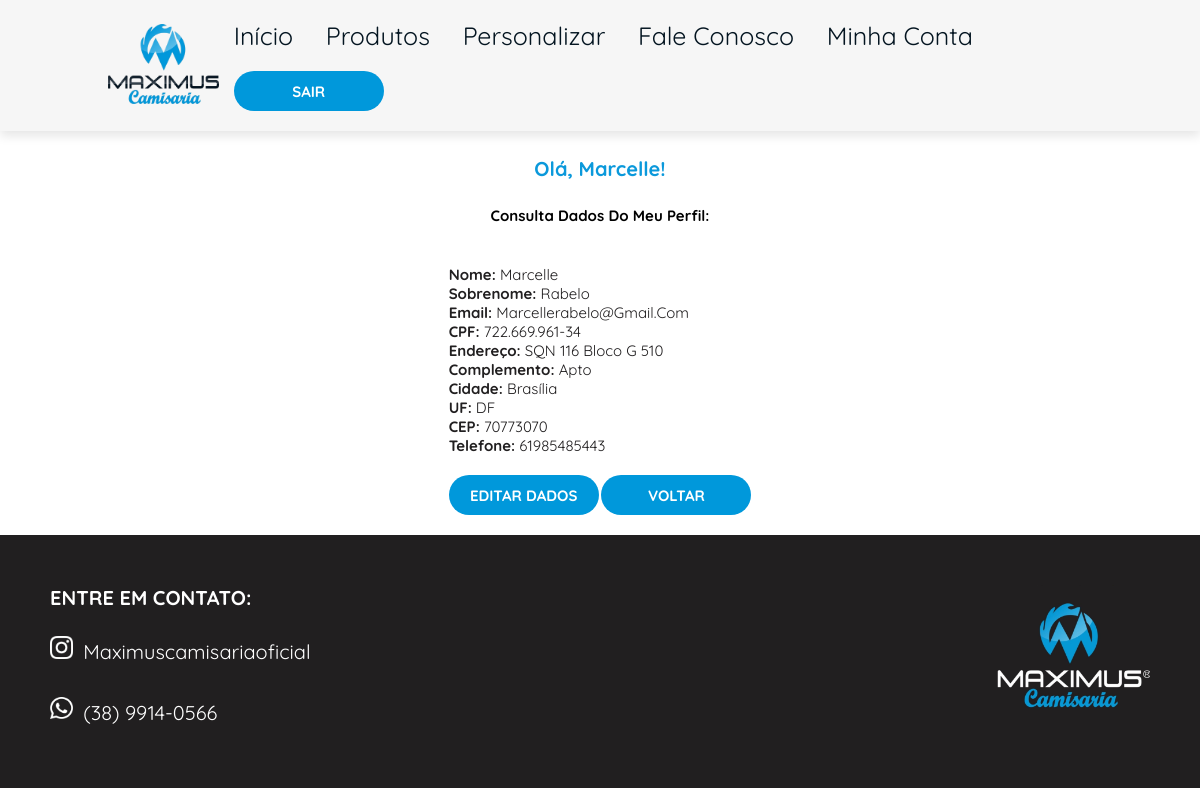
Before: /visualizarDados (signed in) with the older database file.
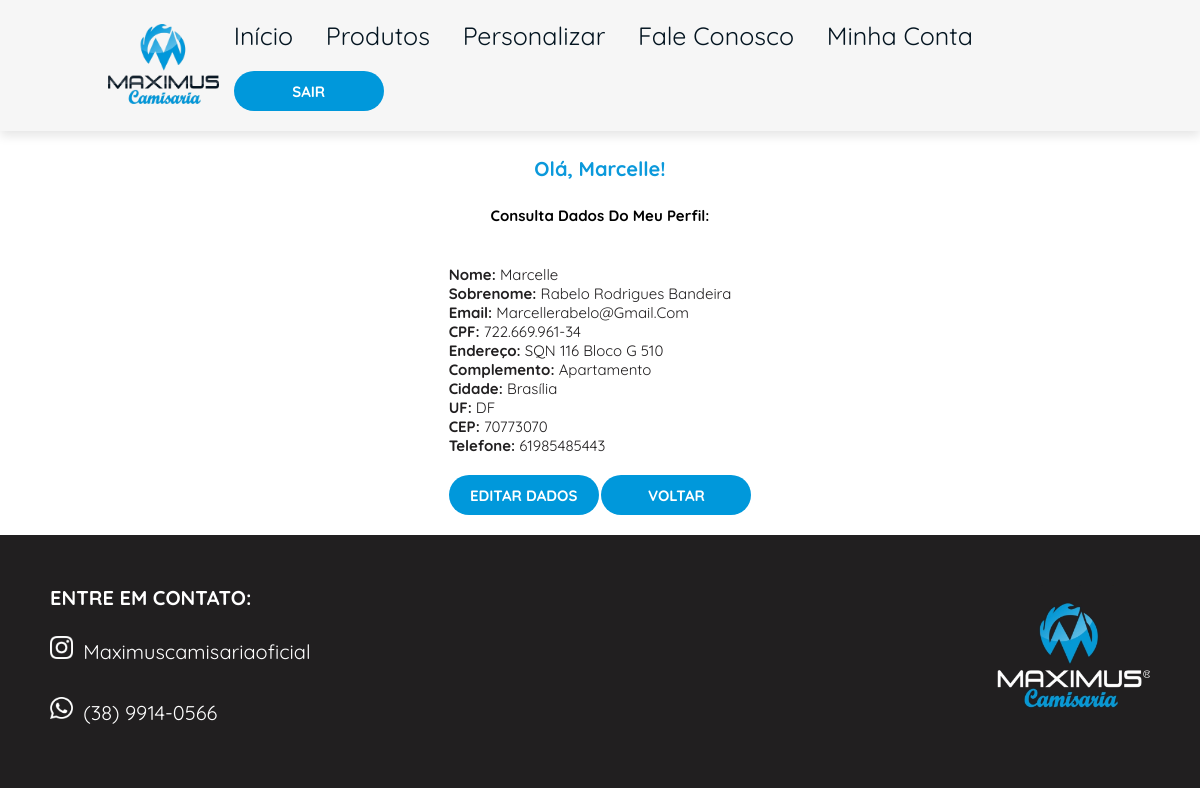
After: the same page with the newer database file.
### loja/models.py (models this page shows)
class Usuario(database.Model, UserMixin):
    id = database.Column(database.Integer, primary_key=True)
    username = database.Column(database.String, nullable=False)
    userlastname = database.Column(database.String, nullable=False)
    email = database.Column(database.String, nullable=False, unique=True)
    senha = database.Column(database.String, nullable=False)
    cpf = database.Column(database.String(11), nullable=False, unique=True)
    endereco = database.Column(database.String, nullable=False)
    complemento = database.Column(database.String, nullable=False)
    cidade = database.Column(database.String, nullable=False)
    uf = database.Column(database.String(2), nullable=False)
    cep = database.Column(database.String(8), nullable=False)
    telefone = database.Column(database.String, nullable=False)

### loja/routes.py (the view)
@app.route("/visualizarDados")
@login_required
def visualizarDados():
    return render_template("visualizar_dados.html", usuario=current_user.id)

### loja/models.py (called while the page is built)
@login_manager.user_loader
def load_usuario(id_usuario):
    return Usuario.query.get(int(id_usuario))

### loja/templates/visualizar_dados.html (shortened to what this page needs)
{% extends "perfil.html" %}
{% block style %}
<link rel="stylesheet" href="{{ url_for('static', filename='css/homepage.css') }}">
{% endblock %}
{% block main1 %}
<div class="Subtitulo-base">
    <h1 class="subtitulo">Olá, {{ current_user.username }}!</h1>
    <h1 class="texto">Consulta dados do meu perfil:</h1>
</div>
{% endblock %}
{% block main2 %}
<div class="visualizar">
    <div method="POST" action="{{ url_for('editar_usuario', id_usuario=current_user.id) }}">
        <div class="form-group">
            <label for="username">Nome:</label>
            {{ current_user.username }}
        </div>
        <div class="form-group">
            <label for="userlastname">Sobrenome:</label>
            {{ current_user.userlastname }}
        </div>
        <div class="form-group">
            <label for="email">Email:</label>
            {{ current_user.email }}
        </div>
        <div class="form-group">
            <label for="cpf">CPF:</label>
           {{ current_user.cpf }}
        </div>
        <div class="form-group">
            <label for="endereco">Endereço:</label>
            {{ current_user.endereco }}
        </div>
        <div class="form-group">
            <label for="complemento">Complemento:</label>
           {{ current_user.complemento }}
        </div>
        <div class="form-group">
            <label for="cidade">Cidade:</label>
            {{ current_user.cidade }}
        </div>
        <div class="form-group">
            <label for="uf">UF:</label>
            {{ current_user.uf }}
        </div>
        <div class="form-group">
            <label for="cep">CEP:</label>
            {{ current_user.cep }}
        </div>
        <div class="form-group">
            <label for="telefone">Telefone:</label>
            <span>{{ current_user.telefone }}</span>
        </div>
        <a href="{{ url_for('editar_usuario', id_usuario=current_user.id) }}"><button class="botao1"><strong>EDITAR DADOS</strong></button></a>
        <a href="/minhaconta"><button class="botao1"><strong>VOLTAR</strong></button></a>
    </div>
</div>
{% endblock %}

### loja/templates/perfil.html (shortened to what this page needs)
{% extends "homepage.html" %}
{% block header %}
<header>
    <a href="/" > <img class="logo" src= "{{ url_for('static', filename='images/logoPNG.png') }}" alt="Logo"></a>
    <nav class="navbar">
        <a href="{{ url_for('perfil', id_usuario=current_user.id) }}">início</a>
        <a href="/produtos">produtos</a>
        <a href="/personalizar">personalizar</a>
        <a href="/fale">fale conosco</a>
        <a href="/minhaconta">minha conta</a>
        <a href="{{ url_for('logout') }}">  <button class= "botao1" type="button">  <strong> SAIR </strong></button></a>
    </nav>
</header>
{% endblock %}

### loja/templates/homepage.html (shortened to what this page needs)
<!DOCTYPE html>
<html lang="pt-br">
<head>
    {% block style %}{% endblock %}
</head>
<body>
    {% block header %}{% endblock %}
    {% block main1 %}{% endblock %}
    {% block main2 %}{% endblock %}
    {% block footer %}
    <footer class="rodape">
        <div>
            <div class="redes-container">
                <h3 class="titulo-rodape"> ENTRE EM CONTATO: </h3>
                <a href="https://www.instagram.com/">
                    <img class="redes-sociais" src="{{ url_for('static', filename='images/rodape/insta.webp') }}" alt="Instagram">
                    <span class="texto-redes-sociais">maximuscamisariaoficial</span>
                </a>
                <br>
                <a href="https://web.whatsapp.com/">
                    <img class="redes-sociais" src="{{ url_for('static', filename='images/rodape/whatsapp.png') }}" alt="WhatsApp">
                    <span class="texto-redes-sociais">(38) 9914-0566</span>
                </a>
            </div>
        </div>
        <a href="/"><img class="logo-rodape" src="{{ url_for('static', filename='images/rodape/logoRodapé.jpeg') }}" alt="Imagem"></a>
    </footer>
    {% endblock %}
</body>
</html>

### loja/static/css/homepage.css (style rules this page uses)
:root { --azulclaro: #0098db; --azulescuro: #041521; --branco: #f6f6f6; --azulbotao: #00008B; --logoescura: #211f20; }
* { margin: 0; padding: 0; box-sizing: border-box; font-family: "Quicksand", sans-serif; outline: none; border: none; text-transform: capitalize; transition: .2s linear; }
html { font-size: 62.5%; scroll-behavior: smooth; scroll-padding-top: 6rem; overflow-x: hidden; }
header { top: 0; left: 0; right: 0; background:var(--branco); padding: 2rem 9%; display: flex; align-items: center; justify-content: space-between; z-index: 1000; box-shadow: 0 .5rem 1rem rgba(0, 0, 0, .1); }
header .logo { height: 8rem; }
header a { text-decoration: none; }
header .navbar a { font-size: 25px; padding: 0 1.5rem; color: var(--azulescuro); }
.botao1 { background-color:var(--azulclaro) ; width: 15rem; height: 4rem; border: none; font-family: 'Quicksand', sans-serif; font-size: 15px; color: white; border-radius: 20px; margin-top: 2rem; }
.subtitulo { padding: 5px; font-family: "Quicksand", sans-serif; color:#0b99db; display: flex; justify-content: center; height: 70; margin-top: 2rem; margin-bottom: 2rem; }
.texto { text-align: center; margin-top: 10px; font-size: 15px }
.rodape { display: flex; justify-content: space-between; align-items: flex-start; background-color: var(--logoescura); margin: 0; padding: 5rem; }
.titulo-rodape { font-family: "Quicksand", sans-serif; font-size: 20px; color: white; margin-bottom: 16px; }
.logo-rodape { height: 15rem; }
.redes-container { display: flex; flex-direction: column; gap: 1rem; }
.redes-sociais { height: 2.25rem; margin-right: 8px; }
.texto-redes-sociais { color: white; font-size: 20px; }
.redes-container a { text-decoration: none; }
.visualizar { margin-top: 20px; }
.visualizar { display: flex; justify-content: center; align-items: center; padding: 20px; }
.visualizar .form-group { flex-direction: column; color: #211f20; width: 100%; font-size: 15px; }
.visualizar label { font-weight: bold; color: #211f20; width: 100%; }

Changed rows visible on the page:
changed Usuario "Marcelle": userlastname "Rabelo" → "Rabelo Rodrigues Bandeira"; complemento "Apto" → "Apartamento"
